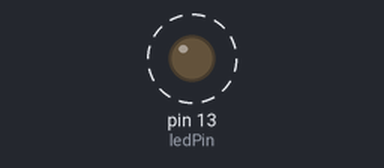
Simulated run of this sketch. Board: Arduino Uno, built with avr-gcc and run on an emulated ATmega328P. Shown: output pins drawn as LEDs (lit = HIGH). Dashed ring = blinking.

Above: at 0.2 s.
Timing chart, 0 to 3.0 s (numbered marks = the images above):
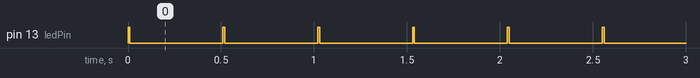

The sketch:

LED_PIN.ino
```cpp
const int ledPin =13;
void setup(){

    pinMode(ledPin,OUTPUT);

}
    void loop() {
      digitalWrite (ledPin,HIGH);
      delay (10);
      digitalWrite(ledPin,LOW);
      delay (500);
    }
```

Measured:
- by itself, pin 13 (ledPin): alternates HIGH for 0.01 s and LOW for 0.50 s
